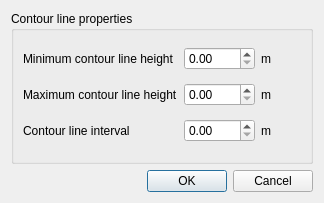
<?xml version="1.0" encoding="UTF-8"?>
<ui version="4.0">
 <class>Settings2</class>
 <widget class="QDialog" name="Settings2">
  <property name="geometry">
   <rect>
    <x>0</x>
    <y>0</y>
    <width>324</width>
    <height>203</height>
   </rect>
  </property>
  <property name="windowTitle">
   <string>Dialog</string>
  </property>
  <layout class="QVBoxLayout" name="verticalLayout">
   <item>
    <widget class="QGroupBox" name="groupBox">
     <property name="title">
      <string>Contour line properties</string>
     </property>
     <layout class="QGridLayout" name="gridLayout">
      <item row="0" column="2">
       <widget class="QLabel" name="label_8">
        <property name="text">
         <string>m</string>
        </property>
       </widget>
      </item>
      <item row="0" column="0">
       <widget class="QLabel" name="label_7">
        <property name="text">
         <string>Minimum contour line height</string>
        </property>
       </widget>
      </item>
      <item row="1" column="0">
       <widget class="QLabel" name="label_10">
        <property name="text">
         <string>Maximum contour line height</string>
        </property>
       </widget>
      </item>
      <item row="2" column="2">
       <widget class="QLabel" name="label_11">
        <property name="text">
         <string>m</string>
        </property>
       </widget>
      </item>
      <item row="1" column="2">
       <widget class="QLabel" name="label_9">
        <property name="text">
         <string>m</string>
        </property>
       </widget>
      </item>
      <item row="2" column="0">
       <widget class="QLabel" name="label_12">
        <property name="text">
         <string>Contour line interval</string>
        </property>
       </widget>
      </item>
      <item row="1" column="1">
       <widget class="QDoubleSpinBox" name="doubleSpinBox_2">
        <property name="maximum">
         <double>2000.000000000000000</double>
        </property>
       </widget>
      </item>
      <item row="2" column="1">
       <widget class="QDoubleSpinBox" name="doubleSpinBox_3">
        <property name="maximum">
         <double>2000.000000000000000</double>
        </property>
       </widget>
      </item>
      <item row="0" column="1">
       <widget class="QDoubleSpinBox" name="doubleSpinBox">
        <property name="maximum">
         <double>2000.000000000000000</double>
        </property>
       </widget>
      </item>
     </layout>
    </widget>
   </item>
   <item>
    <widget class="QDialogButtonBox" name="buttonBox">
     <property name="orientation">
      <enum>Qt::Horizontal</enum>
     </property>
     <property name="standardButtons">
      <set>QDialogButtonBox::Cancel|QDialogButtonBox::Ok</set>
     </property>
    </widget>
   </item>
  </layout>
 </widget>
 <resources/>
 <connections>
  <connection>
   <sender>buttonBox</sender>
   <signal>accepted()</signal>
   <receiver>Settings2</receiver>
   <slot>accept()</slot>
   <hints>
    <hint type="sourcelabel">
     <x>248</x>
     <y>254</y>
    </hint>
    <hint type="destinationlabel">
     <x>157</x>
     <y>274</y>
    </hint>
   </hints>
  </connection>
  <connection>
   <sender>buttonBox</sender>
   <signal>rejected()</signal>
   <receiver>Settings2</receiver>
   <slot>reject()</slot>
   <hints>
    <hint type="sourcelabel">
     <x>316</x>
     <y>260</y>
    </hint>
    <hint type="destinationlabel">
     <x>286</x>
     <y>274</y>
    </hint>
   </hints>
  </connection>
 </connections>
</ui>
